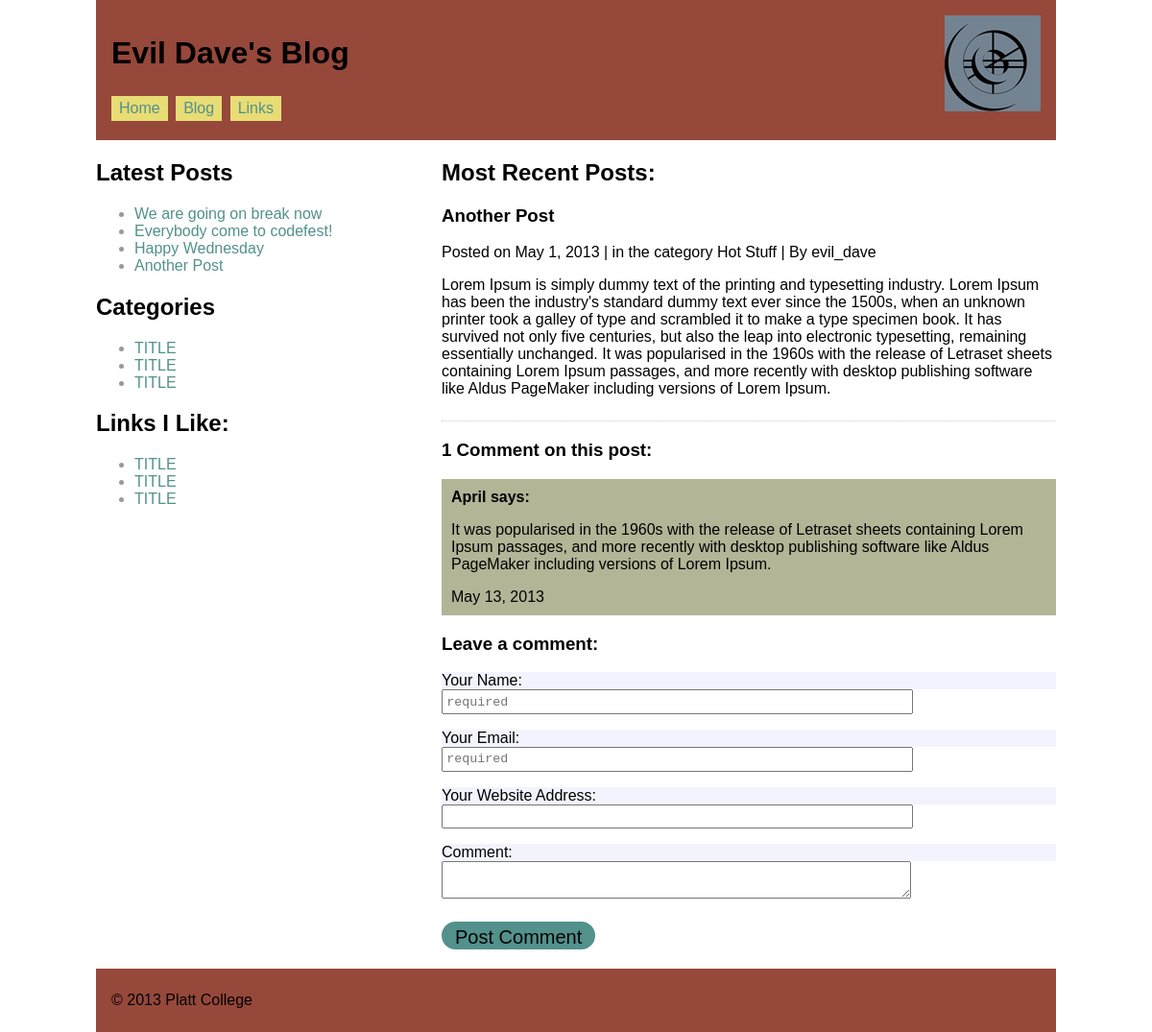
Page /blog/index.php?page=single&post_id=2 on the committed database.
### tables this page shows
CREATE TABLE IF NOT EXISTS `posts` (
  `post_id` mediumint(8) unsigned NOT NULL AUTO_INCREMENT,
  `title` text NOT NULL,
  `date` datetime NOT NULL,
  `body` text NOT NULL,
  `category_id` mediumint(8) unsigned NOT NULL,
  `user_id` mediumint(8) unsigned NOT NULL,
  `is_public` tinyint(1) NOT NULL,
  `allow_comments` tinyint(1) NOT NULL,
  PRIMARY KEY (`post_id`)
);

CREATE TABLE IF NOT EXISTS `categories` (
  `category_id` mediumint(8) unsigned NOT NULL AUTO_INCREMENT,
  `name` varchar(40) NOT NULL,
  `color` varchar(40) NOT NULL,
  PRIMARY KEY (`category_id`)
);

CREATE TABLE IF NOT EXISTS `users` (
  `user_id` mediumint(8) unsigned NOT NULL AUTO_INCREMENT,
  `username` varchar(100) NOT NULL,
  `password` varchar(40) NOT NULL,
  `email` varchar(100) NOT NULL,
  `join_date` date NOT NULL,
  `avatar_link` varchar(100) NOT NULL,
  `is_admin` tinyint(1) NOT NULL,
  PRIMARY KEY (`user_id`)
);

CREATE TABLE IF NOT EXISTS `comments` (
  `comment_id` mediumint(8) unsigned NOT NULL AUTO_INCREMENT,
  `name` varchar(40) NOT NULL,
  `email` varchar(100) NOT NULL,
  `url` varchar(100) NOT NULL,
  `date` datetime NOT NULL,
  `body` text NOT NULL,
  `post_id` mediumint(8) unsigned NOT NULL,
  `is_approved` tinyint(1) NOT NULL,
  PRIMARY KEY (`comment_id`)
);

### blog/content-single.php (the view, shortened to what this page needs)
<?php
$post_id =$_GET['post_id'];
$query = "SELECT posts.*, categories.*, users.username, users.user_id
FROM posts, categories, users
WHERE posts.is_public = 1
AND posts.category_id = categories.category_id
AND posts.user_id = users.user_id
AND posts.post_id = $post_id
ORDER BY posts.date DESC
LIMIT 1";
if( $result = $db->query($query) ):
	?>
<h2>Most Recent Posts:</h2>
<?php
while( $row = $result->fetch_assoc() ):
	?>
<article class="post">
	<h3><?php echo $row['title']; ?></h3>
	<div class="postmeta">Posted on <?php echo convert_date($row['date']); ?>
		| in the category <?php echo $row['name']; ?>
		| By <?php echo $row['username']; ?>
	</div>
	<p><?php echo $row['body']; ?></p>
</article>
<?php
$query_comm = "SELECT name, date, body
FROM comments
WHERE is_approved = 1
AND post_id = $post_id
ORDER BY date ASC";
if($result_comm = $db->query($query_comm)):
	?>
<section id ="comments">
	<h3><?php echo comments_number($result_comm->num_rows); ?>  on this post:</h3>
	<?php if( $result_comm->num_rows >0 ): ?>
	<ol>
	<?php
		while($row_comm = $result_comm->fetch_assoc()): ?>
		<li>
		<h4><?php echo $row_comm['name'];?> says:</h4>
		<p><?php echo $row_comm['body'];?></p>
		<time datetime="<?php echo $row_comm['date'];?>">
			<?php echo convert_date( $row_comm['date']);?>
		</time>
		</li>
	<?php endwhile;
	$result_comm->free(); ?>
	</ol>
	<?php else: ?>
	<h4> Your comment could be the first! </h4>
	<?php endif;  ?>
</section>
<?php endif;  ?>
<?php
if(1 == $row['allow_comments'] ):
	include( 'comment-form.php' );
endif;
 ?>
<?php
endwhile;
?>
<?php else: ?>
	<h2>No Posts to Show</h2>
<?php endif; ?>

### blog/function.php (shortened to what this page needs)
<?php
function convert_date($dateR){
	$engMon=array('January','February','March','April','May','June','July','August','September','October','November','December',' ');
	$l_months='January:February:March:April:May:June:July:August:September:October:November:December';
	$dateFormat='F j, Y';
	$months=explode (':', $l_months);
	$months[]='&nbsp;';
	$dfval=strtotime($dateR);
	$dateR=date($dateFormat,$dfval);
	$dateR=str_replace($engMon,$months,$dateR);
	return $dateR;
}
function comments_number($number){
	if($number == 1 ){
		echo '1 Comment';
	}elseif( $number == 0 ){
		echo 'No Comments';
	}else{
		echo "$number Comments";
	}
}

### blog/comment-form.php (shortened to what this page needs)
<section id="commentform">
	<h3>Leave a comment:</h3>
	<form method="post" action="#commentform">
		<label>Your Name:</label>
		<input type="text" name="name" id="name" required="required" placeholder="required" />
		<label>Your Email:</label>
		<input type="email" name="email" id="email" required="required" placeholder="required" />
		<label>Your Website Address:</label>
		<input type="url" name="url" id="url" />
		<label for="comment">Comment:</label>
		<textarea name="comment" id="comment"></textarea>
		<input type="submit" value="Post Comment" />
	</form>
</section>

### blog/sidebar.php
<aside>
		<?php
		$query_latest = "SELECT title, post_id
						FROM posts
						WHERE is_public = 1
						ORDER BY date DESC
						LIMIT 10";
		if( $result_latest = $db->query($query_latest) ):
		 ?>
		<h2>Latest Posts</h2>
		<ul>
			<?php
			while( $row_latest = $result_latest->fetch_assoc() ): ?>
				<li>
	<a href="index.php?page=single&amp;post_id=<?php echo $row_latest['post_id']; ?>">
					<?php echo $row_latest['title']; ?></a></li>
			<?php endwhile; ?>
		</ul>
		<?php endif; ?>
		<h2>Categories</h2>
		<ul>
			<li><a href="#">TITLE</a></li>
			<li><a href="#">TITLE</a></li>
			<li><a href="#">TITLE</a></li>
		</ul>
		<h2>Links I Like:</h2>
		<ul>
			<li><a href="#">TITLE</a></li>
			<li><a href="#">TITLE</a></li>
			<li><a href="#">TITLE</a></li>
		</ul>
</aside>

### blog/style.css (style rules this page uses)
body { width: 98%; margin: 0 auto; font-size: 100%; max-width: 62.5em; font-family: 'Georgia', sans-serif }
a { color: #52918C; text-decoration: none; }
aside { width: 30%; float: left; min-width: 9.5em; color: #999; }
aside h2 { color: #000; }
#comments { border-top: dotted 1px #CCC; margin-top: 1.5em; }
#comments ol { list-style: none; margin: 0; padding: 0; }
#comments ol li { padding: 10px; background-color: #B2B596; }
#comments ol li:nth-child(odd) { background-color: #B2B596; }
#comments ol li h4 { margin: 0; }
label, input[type=submit] { display: block; margin-top: 1em; background-color: #F3F3FE; }
input[type=submit], .btn { background-color: #52918C; color: black; padding: .3em .7em .15em .7em; border: none; -webkit-border-radius: 50px; border-radius: 50px; font-size: .9em; margin-bottom: 1em; font-size: 1.25em; line-height: 1em; }
input[type=text], input[type=url], input[type=email], textarea { width: 75%; padding: .25em; font-family: "Lucida Console", "Courier New", Courier, monospace; }

### rows in the picture
posts: title "Another Post", date "May 1, 2013", category.name "Hot Stuff", user.username "evil_dave", body "Lorem Ipsum is simply dummy text of the printing and typesetting industry. Lorem Ipsum has been the industry's standard dummy text ever since the 1500s, when an unknown printer took a galley of type and scrambled it to make a type specimen book. It has survived not only five centuries, but also the leap into electronic typesetting, remaining essentially unchanged. It was popularised in the 1960s with the release of Letraset sheets containing Lorem Ipsum passages, and more recently with desktop publishing software like Aldus PageMaker including versions of Lorem Ipsum."
comments: name "April", body "It was popularised in the 1960s with the release of Letraset sheets containing Lorem Ipsum passages, and more recently with desktop publishing software like Aldus PageMaker including versions of Lorem Ipsum.", date "May 13, 2013"
posts: title "We are going on break now"
posts: title "Everybody come to codefest!"
posts: title "Happy Wednesday"
